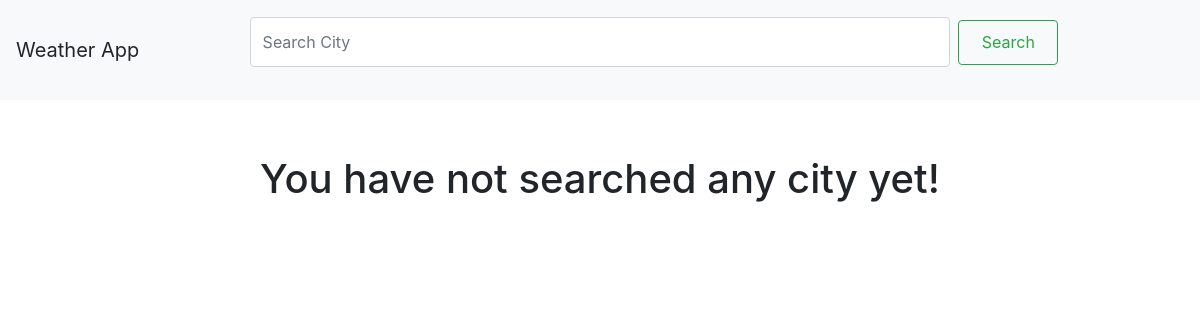
Before: / with the older database file.
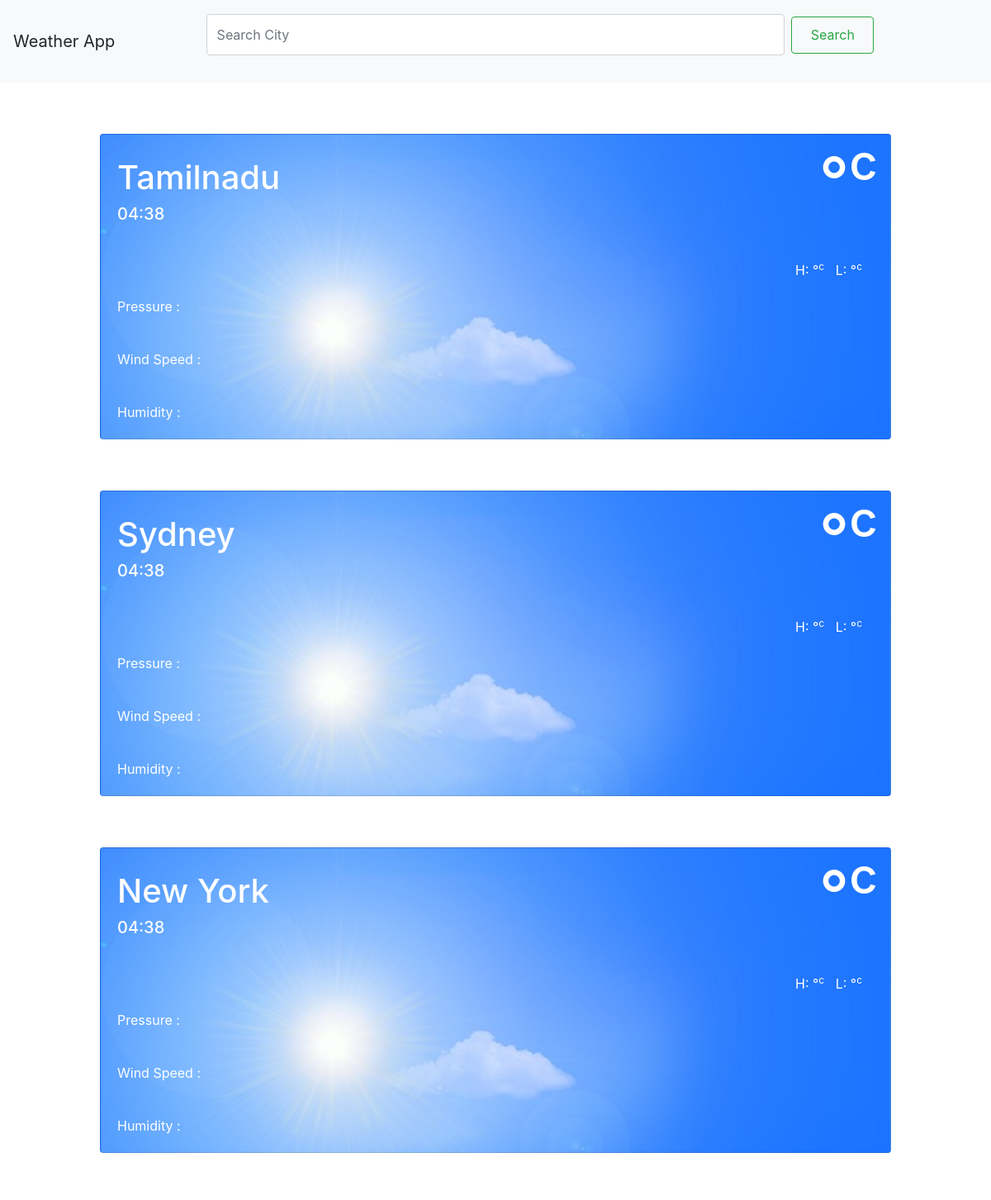
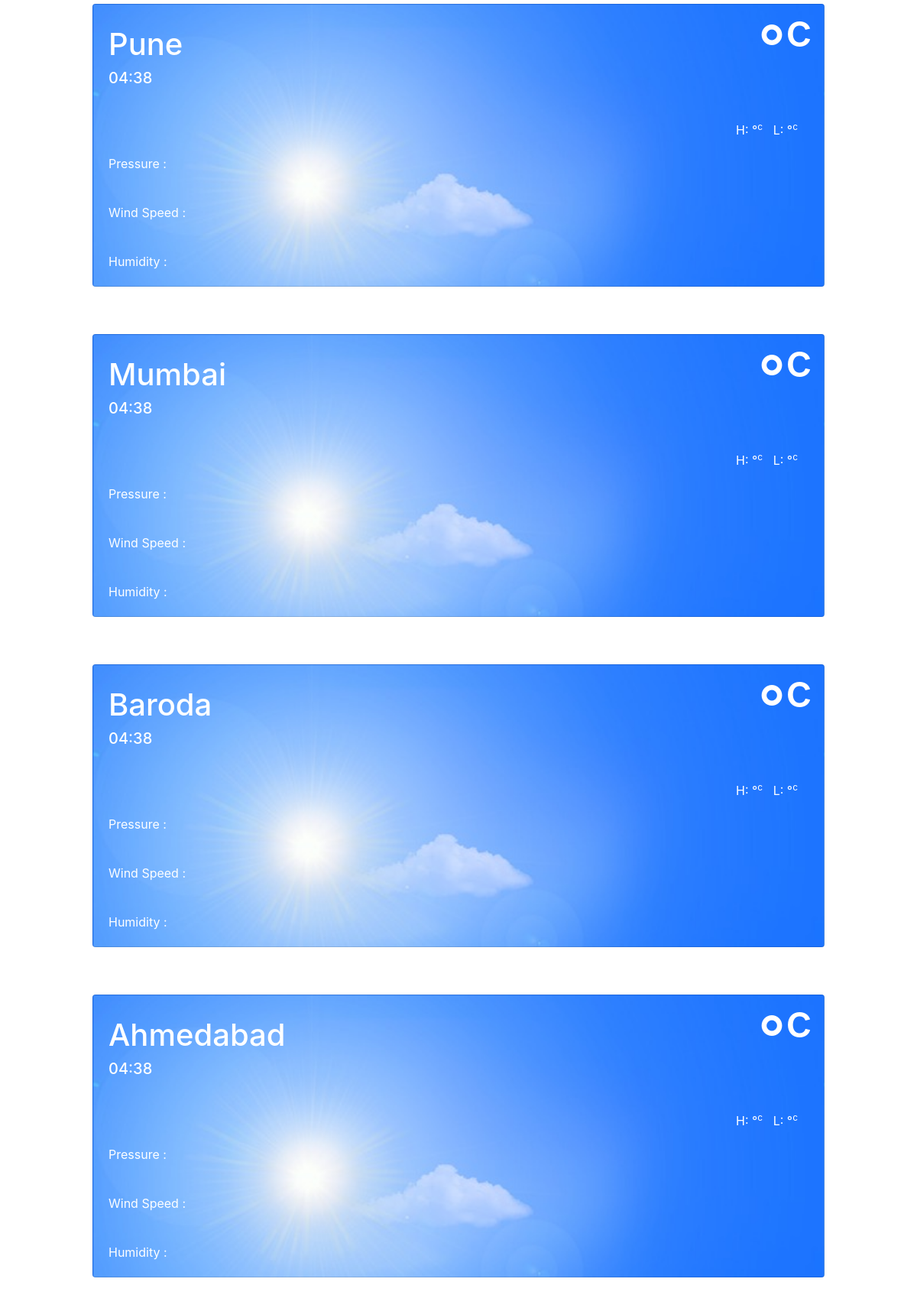
After: the same page with the newer database file (2 pictures, top to bottom).
### main/models.py (models this page shows)
class City(models.Model):
    name = models.CharField(max_length=100)
    def __str__(self):
        return self.name
        class Meta:
            verbose_name_plural = 'cities'

### main/views.py (the view, shortened to what this page needs)
# urls.py: path('', views.index),
def index(request):
    cities = City.objects.all()
    url = "http://api.openweathermap.org/data/2.5/weather?q={}&units=metric&appid=1d99da292ee1903a4b82bd6ef7ee21d1"
    form = CityForm()
    weather_data = []
    if len(cities) > 0:
        for city in cities:
            city_weather = requests.get(url.format(city)).json()
            now = datetime.now()
            current_time = now.strftime("%H:%M")
            try:
                weather = {
                    'id' : city.id,
                    'city' : city,
                    "temprature" : city_weather['main']['temp'],
                    "temprature_max" : city_weather['main']['temp_max'],
                    "temprature_min" : city_weather['main']['temp_min'],
                    'description' : city_weather['weather'][0]['description'],
                    'main' : city_weather['weather'][0]['main'],
                    'icon' : city_weather['weather'][0]['icon'],
                    'humidity': city_weather['main']['humidity'],
                    'pressure' : city_weather['main']['pressure'],
                    'windspeed' : city_weather['wind']['speed'],
                    'time': current_time
                }
                weather_data.append(weather)
            except:
                messages.error(request, "City Does not exists")
                City.objects.filter(name = city.name).delete()
    cities = City.objects.all()
    context = {'weather_data':weather_data, 'form':form, 'cities':cities}
    return render(request, "index.html", context)

### main/forms.py
class CityForm(ModelForm):
    class Meta:
        model = City
        fields = ['name']
        widgets = {
            "name" : TextInput(attrs={'class':'input', 'placeholder':'City Name'})
        }

### main/templates/index.html (shortened to what this page needs)
{% load static %}
<html lang="en">
<head>
    <link href="https://cdn.jsdelivr.net/npm/bootstrap@5.3.2/dist/css/bootstrap.min.css" rel="stylesheet"
>
    <link rel="stylesheet" href="https://cdn.jsdelivr.net/npm/bootstrap@4.0.0/dist/css/bootstrap.min.css"
>
</head>
<body>
    <nav class="navbar navbar-light bg-light justify-content-between" style="height: 100px; margin-bottom: 55px;">
        <a class="navbar-brand">Weather App</a>
        <form class="form-inline" style="width: 80%;" method="POST">
            <input class="form-control mr-sm-2" name='name' style="width: 75%; height: 50px;" type="search"
                placeholder="Search City" aria-label="Search">
            <button class="btn btn-outline-success my-2 my-sm-0" style="height: 45px; width: 100px;"
                type="submit">Search</button>
        </form>
    </nav>
    {% if cities|length > 0 %}
    {% for weather in weather_data reversed %}
    <form method="GET" action="onecity/{{forloop.counter0}}">
        <button type="submit" class="btn mx-auto button mt-5" style="width: 82%; display: block;">
            <div class="card pt-2"
                style="width: 100%; display: flex; color:white; flex-direction: row; justify-content: space-between;
                {% if weather.description == 'clear sky' %}
                background-image: url('{% static 'images/clear sky.jpg' %}');
                {% elif weather.description == 'mist' %}
                background-image: url('{% static 'images/mist.jpg' %}');
                {% elif weather.description == 'broken clouds' %}
                background-image: url('{% static 'images/broken clouds.jpg' %}');
                {% elif weather.description == 'few clouds' %}
                background-image: url('{% static 'images/few clouds.jpg' %}');
                {% elif weather.description == 'scattered clouds' %}
                background-image: url('{% static 'images/scattered clouds.jpg' %}');
                {% elif weather.description == 'thunderstrom' %}
                background-image: url('{% static 'images/thunderstrom.jpg' %}');
                {% elif weather.description == 'shower rain' %}
                background-image: url('{% static 'images/shower rain.jpg' %}');
                {% elif weather.description == 'rain' %}
                background-image: url('{% static 'images/rain.jpg' %}');
                {% elif weather.description == 'snow' %}
                background-image: url('{% static 'images/snow.jpg' %}');
                {% elif weather.description == 'haze' %}
                background-image: url('{% static 'images/haze.jpg' %}');
                {% elif weather.description == 'smoke' %}
                background-image: url('{% static 'images/smoke.jpg' %}');
                {% else %}
                background-image: url('{% static 'images/clear sky.jpg' %}');
                {% endif %}
                  background-size: cover;">
                <div class="text-left">
                    <div class="card-body" style="display: inline-block;">
                        <h1>{{weather.city}} <img src="https://openweathermap.org/img/wn/{{weather.icon}}.png" alt=""></h1>
                        <h5>{{weather.time}}</h5>
                    </div>
                    <div class="card-body">
                    </div>
                    <div class="card-body">
                        Pressure : {{weather.pressure}}
                    </div>
                    <div class="card-body">
                        Wind Speed : {{weather.windspeed}}
                    </div>
                    <div class="card-body">
                        Humidity : {{weather.humidity}}
                    </div>
                </div>
                <div class="text-right">
                    <div class="card-body" style="display: inline-block; padding-top: 0px; padding-right: 15px;">
                        <h1 style="font-size: 80px;">{{weather.temprature|floatformat}}&deg;<sup>c</sup></h1>
                    </div>
                    <div class="card-body" style="padding-right: 34px;">
                        <p> H: {{weather.temprature_max|floatformat}}&deg;<sup>c</sup> &nbsp; L: {{weather.temprature_min|floatformat}}&deg;<sup>c</sup></p>
                    </div>
                </div>
            </div>
        </button>
    </form>
    {% endfor %}
    {% else %}
    <h1 class="text-center">You have not searched any city yet!</h1>
    {% endif %}
</body>
</html>
</body>
</html>

Changed rows visible on the page:
added City: city "Tamilnadu", time "04:38"
added City: city "Sydney", time "04:38"
added City: city "New York", time "04:38"
added City: city "Pune", time "04:38"
added City: city "Mumbai", time "04:38"
added City: city "Baroda", time "04:38"
added City: city "Ahmedabad", time "04:38"
Other visible differences:
text no longer shown: "You have not searched any city yet!"
